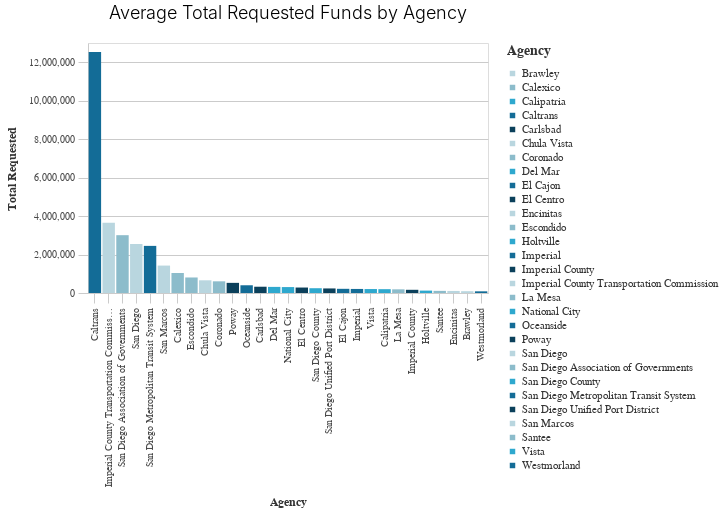

The code cell stored with this chart in its notebook:
### Code cell
_dla_utils.basic_bar_chart((((_dla_utils.calculate_data_all(df, 'total_requested', 'primary_agency_name', aggfunc="mean"))
                          >>arrange(-_.total_requested)).head(31)
                        ), 'primary_agency_name','total_requested', 'primary_agency_name', subset,
                           'Average Total Requested Funds by Agency'
                       )

### Figure 1 — Vega-Lite specification as saved in the notebook (floating-point values rounded to 4 significant figures)
{"config": {"view": {"continuousWidth": 400, "continuousHeight": 300}, "axis": {"domainColor": "#cbcbcb", "grid": true, "gridColor": "#cbcbcb", "gridWidth": 1, "labelColor": "#474747", "labelFont": "Nunito Sans", "labelFontSize": 10, "labelPadding": 4, "tickColor": "#cbcbcb", "tickSize": 10, "titleColor": "#333", "titleFont": "Raleway", "titleFontSize": 12, "titlePadding": 10}, "axisBand": {"grid": false}, "background": "white", "font": "Raleway", "header": {"labelFont": "Nunito Sans", "titleFont": "Raleway"}, "legend": {"labelColor": "#333", "labelFont": "Nunito Sans", "labelFontSize": 11, "labelLimit": 0, "padding": 1, "symbolSize": 30, "symbolType": "square", "titleColor": "#333", "titleFont": "Raleway", "titleFontSize": 14, "titlePadding": 10}, "title": {"anchor": "middle", "font": "Raleway", "fontSize": 18, "fontWeight": 300, "offset": 20}}, "data": {"name": "data-19a797cef4ecda3a7dce2cb140386e29"}, "mark": "bar", "encoding": {"color": {"field": "primary_agency_name", "legend": {"title": "Agency"}, "scale": {"range": ["#B9D6DF", "#8CBCCB", "#2EA8CE", "#136C97", "#0B405B"]}, "type": "nominal"}, "x": {"field": "primary_agency_name", "sort": "-y", "title": "Agency", "type": "nominal"}, "y": {"field": "total_requested", "title": "Total Requested", "type": "quantitative"}}, "height": 250, "title": "Average Total Requested Funds by Agency", "width": 400, "$schema": "https://vega.github.io/schema/vega-lite/v4.17.0.json", "datasets": {"data-19a797cef4ecda3a7dce2cb140386e29": [{"primary_agency_name": "Caltrans", "total_requested": 12540000.0}, {"primary_agency_name": "Imperial County Transportation Commission", "total_requested": 3657000.0}, {"primary_agency_name": "San Diego Association of Governments", "total_requested": 3007000.0}, {"primary_agency_name": "San Diego", "total_requested": 2549000.0}, {"primary_agency_name": "San Diego Metropolitan Transit System", "total_requested": 2450000.0}, {"primary_agency_name": "San Marcos", "total_requested": 1426000.0}, {"primary_agency_name": "Calexico", "total_requested": 1040000.0}, {"primary_agency_name": "Escondido", "total_requested": 807200.0}, {"primary_agency_name": "Chula Vista", "total_requested": 660300.0}, {"primary_agency_name": "Coronado", "total_requested": 607200.0}, {"primary_agency_name": "Poway", "total_requested": 527200.0}, {"primary_agency_name": "Oceanside", "total_requested": 402100.0}, {"primary_agency_name": "Carlsbad", "total_requested": 326300.0}, {"primary_agency_name": "Del Mar", "total_requested": 317700.0}, {"primary_agency_name": "National City", "total_requested": 307900.0}, {"primary_agency_name": "El Centro", "total_requested": 284000.0}, {"primary_agency_name": "San Diego County", "total_requested": 248700.0}, {"primary_agency_name": "San Diego Unified Port District", "total_requested": 237000.0}, {"primary_agency_name": "El Cajon", "total_requested": 217800.0}, {"primary_agency_name": "Imperial", "total_requested": 210800.0}, {"primary_agency_name": "Vista", "total_requested": 205900.0}, {"primary_agency_name": "Calipatria", "total_requested": 198900.0}, {"primary_agency_name": "La Mesa", "total_requested": 191000.0}, {"primary_agency_name": "Imperial County", "total_requested": 166500.0}, {"primary_agency_name": "Holtville", "total_requested": 124400.0}, {"primary_agency_name": "Santee", "total_requested": 110300.0}, {"primary_agency_name": "Encinitas", "total_requested": 106200.0}, {"primary_agency_name": "Brawley", "total_requested": 93860.0}, {"primary_agency_name": "Westmorland", "total_requested": 86780.0}]}}
